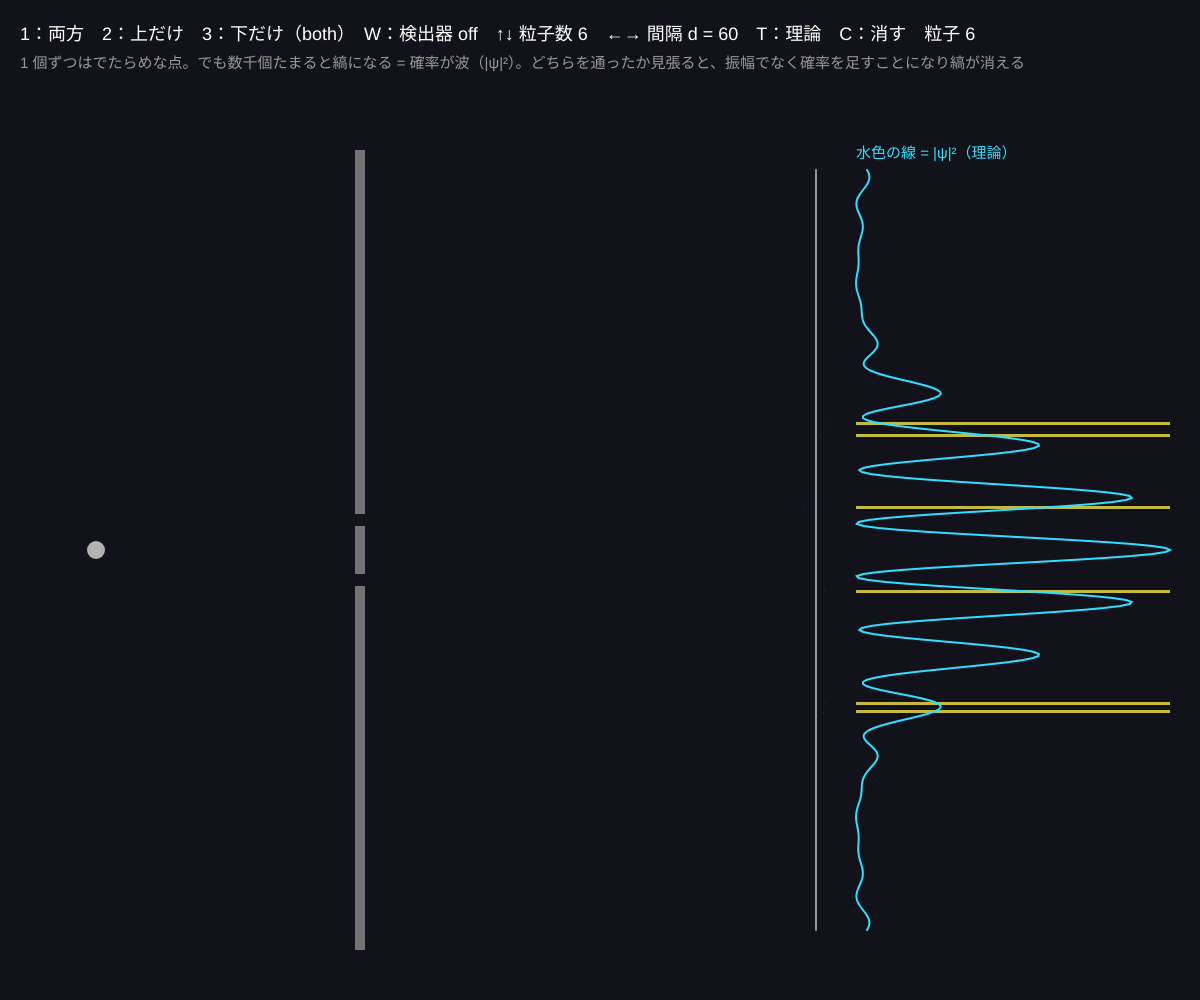
Frame 1 (no input)
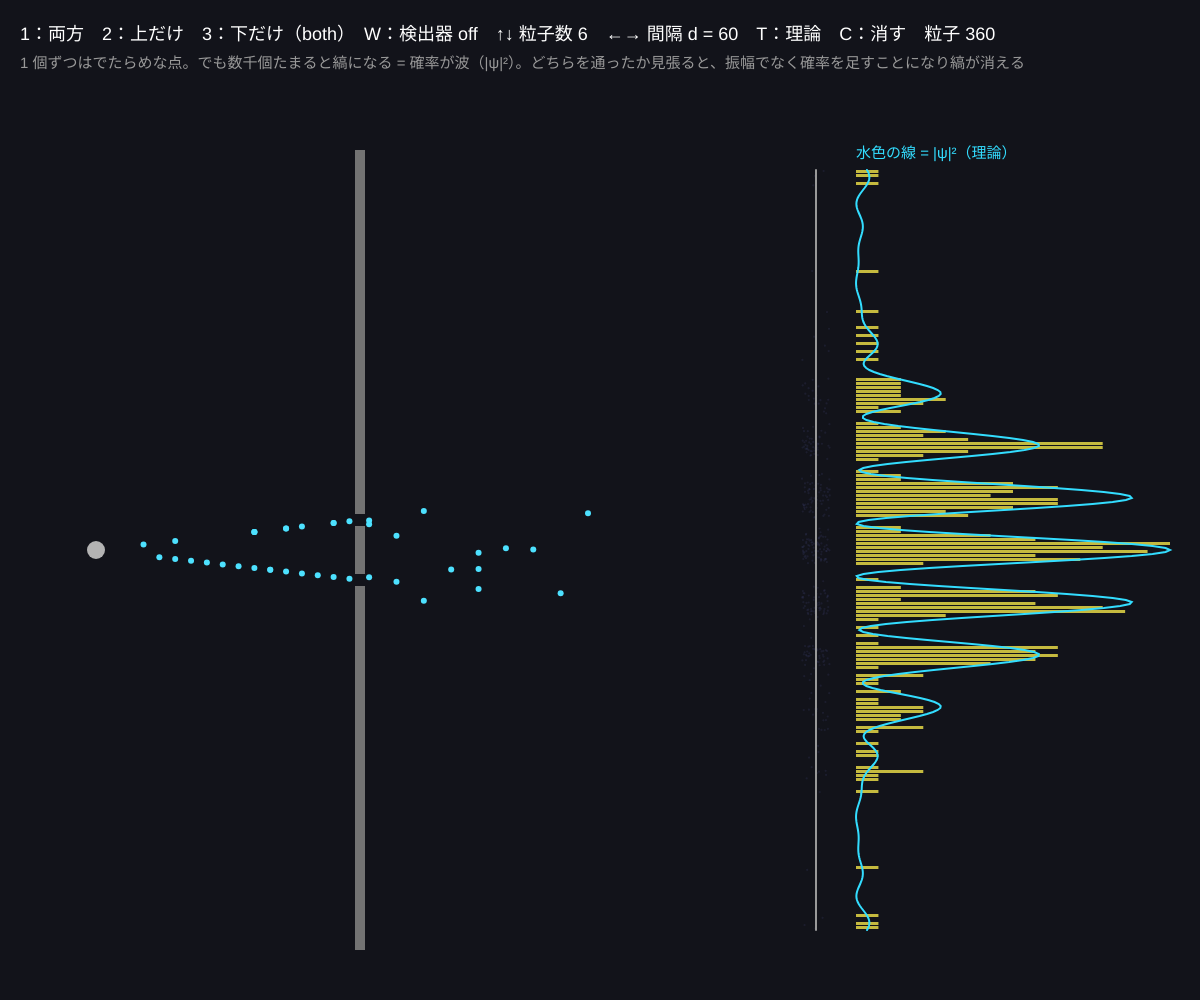
Frame 60 (no input)
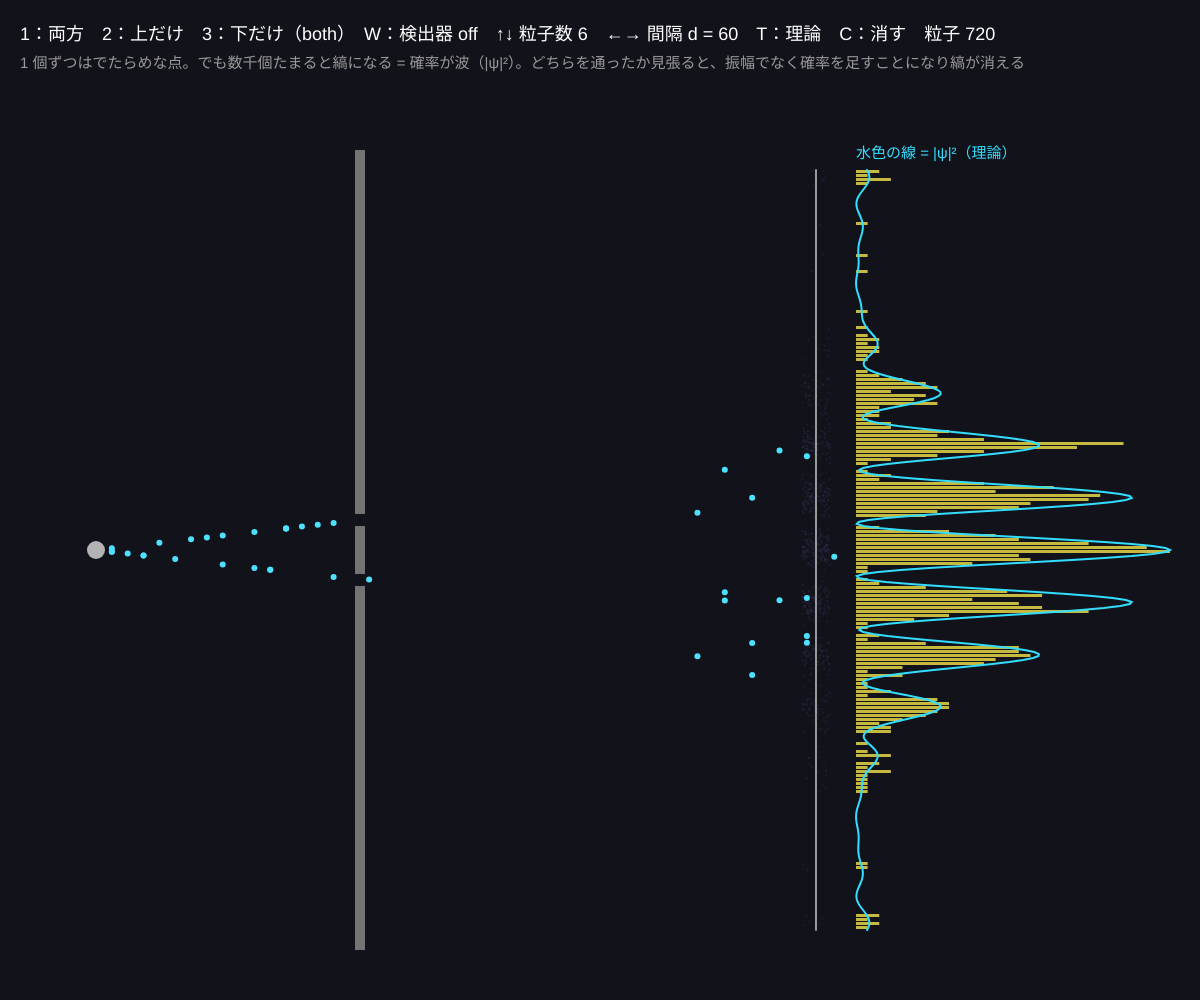
Frame 120 (the mouse pressed at the canvas centre since frame 60)

The p5.js sketch that drew these frames (run headless with seeded random() and noise() and a simulated clock; from frame 60 on, the mouse is pressed at the canvas centre):

// p5.js sketch
// ── sketch.js
// ============================================
// 00 波と粒子：二重スリット
// 電子は 1 個ずつ「点」としてスクリーンに当たる。でも当たる場所の確率は |ψ|²（2 つのスリットを通った波の干渉）
//   点がたまると縞模様（干渉縞）が浮かび上がる。どちらのスリットを通ったか見張る（W）と縞は消える
// 1 = 両方開ける / 2 = 上だけ / 3 = 下だけ / W = 通り道を見張る検出器 / ↑↓ = 1 フレームの粒子数 / ←→ = スリットの間隔 / T = 理論の曲線 / C = 消す
// ============================================

let lambda = 7;          // ★ 波長（px）。大きくすると縞の間隔が広がる
let slitGap = 60;        // ★ スリットの間隔 d（px）
let slitW = 12;          // ★ スリットの幅 a（px）
let rate = 6;            // ★ 1 フレームに飛ばす粒子の数
let openSlit = 'both';       // 'both' | 'top' | 'bottom'
let watch = false;       // 通り道の検出器
let showTheory = true;
let hits;                // 当たった点を描きためる層
let bins = [], binH = 4; // ヒストグラム
let total = 0;
let flying = [];         // 飛んでいる途中の粒子（見た目用）
let srcX, slitX, scrX, cy, ymax;

function setup() {
  createCanvas(windowWidth, windowHeight);
  colorMode(HSB, 360, 100, 100, 100);
  hits = createGraphics(width, height);
  layout();
}

function layout() {
  srcX = width * 0.08; slitX = width * 0.3; scrX = width * 0.68;
  cy = height * 0.55; ymax = height * 0.38;
  bins = new Array(ceil((2 * ymax) / binH)).fill(0);
  hits.clear(); total = 0; flying = [];
}

// ★ スクリーン上の位置 y（中心から px）での確率 |ψ|²（フラウンホーファー近似）
//   1 本のスリットの波：ψ1 ∝ sinc(π a (y - s) / (λ L)) · e^{i k r1}
//   両方開いていれば ψ = ψ上 + ψ下 → |ψ|² に cos²（干渉）が出る
function prob(y) {
  let L = scrX - slitX;
  let single = (s) => { let u = (PI * slitW * (y - s)) / (lambda * L); return abs(u) < 1e-6 ? 1 : sin(u) / u; };
  let phase = (PI * slitGap * y) / (lambda * L);      // 2 つの道の位相差の半分
  let a1 = single(-slitGap / 2), a2 = single(slitGap / 2);
  if (openSlit === 'top') return a1 * a1;
  if (openSlit === 'bottom') return a2 * a2;
  if (watch) return 0.5 * (a1 * a1 + a2 * a2);        // 見張ると干渉項が消える（確率を足すだけ）
  // 振幅を足してから 2 乗：|a1 e^{-iφ} + a2 e^{iφ}|² / 4
  let re = (a1 + a2) * cos(phase), im = (a2 - a1) * sin(phase);
  return (re * re + im * im) / 4;
}

// 確率 prob(y) に従って y を 1 つ選ぶ（棄却法：でたらめに選んで、確率に応じて採用）
function sampleY() {
  for (let t = 0; t < 300; t++) {
    let y = random(-ymax, ymax);
    if (random() < prob(y)) return y;
  }
  return 0;
}

function draw() {
  background(230, 30, 10);
  for (let i = 0; i < rate; i++) {
    let y = sampleY();
    let bi = floor((y + ymax) / binH);
    if (bi >= 0 && bi < bins.length) bins[bi]++;
    total++;
    hits.noStroke();
    hits.fill(55, 60, 100, 70);
    hits.circle(scrX + random(-14, 14), cy + y, 2.2);
    if (flying.length < 40 && random() < 0.3) {
      let s = openSlit === 'top' ? -1 : openSlit === 'bottom' ? 1 : random() < 0.5 ? -1 : 1;
      flying.push({ t: 0, s, y });
    }
  }
  image(hits, 0, 0);

  // 源・壁・スクリーン
  noStroke(); fill(0, 0, 70); circle(srcX, cy, 18);
  fill(0, 0, 45);
  let gTop = cy - slitGap / 2, gBot = cy + slitGap / 2;
  rect(slitX - 5, cy - ymax - 20, 10, gTop - slitW / 2 - (cy - ymax - 20));
  rect(slitX - 5, gTop + slitW / 2, 10, gBot - gTop - slitW);
  rect(slitX - 5, gBot + slitW / 2, 10, cy + ymax + 20 - gBot - slitW / 2);
  fill(0, 70, 70);
  if (openSlit === 'bottom') rect(slitX - 5, gTop - slitW / 2, 10, slitW);   // ふさいだスリット
  if (openSlit === 'top') rect(slitX - 5, gBot - slitW / 2, 10, slitW);
  stroke(0, 0, 60); strokeWeight(2); line(scrX, cy - ymax, scrX, cy + ymax);
  if (watch) { noStroke(); fill(120, 80, 90); circle(slitX + 22, gTop, 14); circle(slitX + 22, gBot, 14); }

  // 飛んでいる粒子（源 → スリット → スクリーン）
  noStroke();
  for (let p of flying) {
    p.t += 0.03;
    let sy = cy + p.s * slitGap / 2, x, y;
    if (p.t < 0.5) { x = lerp(srcX, slitX, p.t * 2); y = lerp(cy, sy, p.t * 2); }
    else { x = lerp(slitX, scrX, (p.t - 0.5) * 2); y = lerp(sy, cy + p.y, (p.t - 0.5) * 2); }
    fill(watch ? 120 : 190, 70, 100); circle(x, y, 6);
  }
  flying = flying.filter((p) => p.t < 1);

  // ヒストグラムと理論曲線
  let hx = scrX + 40, hw = width - hx - 30;
  let mx = max(1, max(bins));
  noStroke(); fill(55, 70, 95, 80);
  for (let i = 0; i < bins.length; i++) rect(hx, cy - ymax + i * binH, (bins[i] / mx) * hw, binH - 1);
  if (showTheory) {
    let pm = 0;
    for (let y = -ymax; y <= ymax; y += 2) pm = max(pm, prob(y));
    noFill(); stroke(190, 80, 100); strokeWeight(2);
    beginShape();
    for (let y = -ymax; y <= ymax; y += 2) vertex(hx + (prob(y) / pm) * hw, cy + y);
    endShape();
  }

  noStroke(); fill(0, 0, 100); textSize(18);
  text('1：両方　2：上だけ　3：下だけ（' + openSlit + '）　W：検出器 ' + (watch ? 'ON' : 'off') + '　↑↓ 粒子数 ' + rate + '　←→ 間隔 d = ' + slitGap + '　T：理論　C：消す　粒子 ' + total, 20, 40);
  fill(0, 0, 60); textSize(15);
  text('1 個ずつはでたらめな点。でも数千個たまると縞になる = 確率が波（|ψ|²）。どちらを通ったか見張ると、振幅でなく確率を足すことになり縞が消える', 20, 68);
  fill(190, 80, 100); text('水色の線 = |ψ|²（理論）', hx, cy - ymax - 12);
}

function keyPressed() {
  let changed = false;
  if (key === '1') { openSlit = 'both'; changed = true; }
  if (key === '2') { openSlit = 'top'; changed = true; }
  if (key === '3') { openSlit = 'bottom'; changed = true; }
  if (key === 'w' || key === 'W') { watch = !watch; changed = true; }
  if (key === UP_ARROW) rate = min(200, rate * 2);
  if (key === DOWN_ARROW) rate = max(1, floor(rate / 2));
  if (key === RIGHT_ARROW) { slitGap = min(160, slitGap + 10); changed = true; }
  if (key === LEFT_ARROW) { slitGap = max(20, slitGap - 10); changed = true; }
  if (key === 't' || key === 'T') showTheory = !showTheory;
  if (key === 'c' || key === 'C') changed = true;
  if (changed) layout();
}

function windowResized() { resizeCanvas(windowWidth, windowHeight); hits = createGraphics(width, height); layout(); }

// ---------- やってみよう ----------
// 1. 粒子数を 1 にして、最初の 20 個が縞に見えるか観察。いつごろ縞だとわかる？
// 2. 縞の間隔は λL/d。lambda を 2 倍、slitGap を 2 倍にして確かめよう
// 3. 2（上だけ）でためてから 3（下だけ）で上書き。2 回分を足した模様と 1（両方）は同じ？ → 違う！
// 4. W の検出器を「半分の確率でだけ見張る」ように prob を書き換えると、縞はどのくらい薄くなる？
